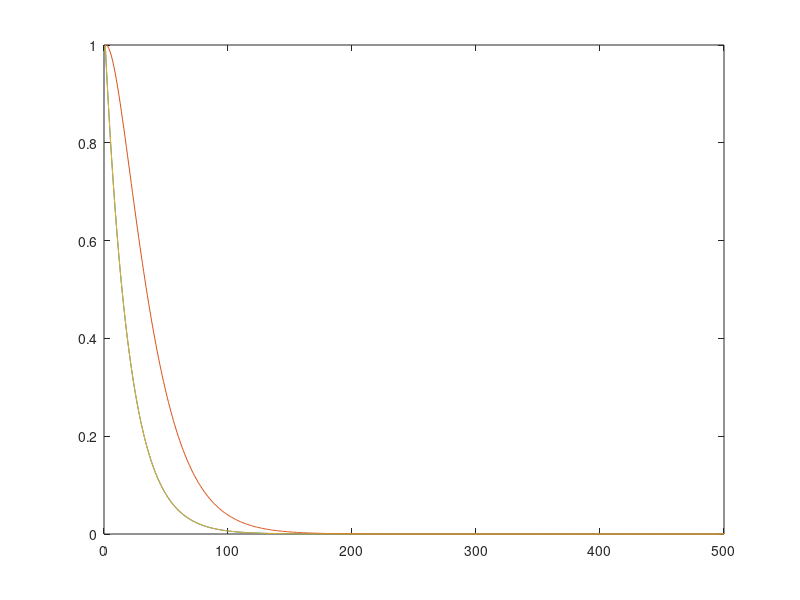

Reproduce this figure in MATLAB.
tdim = 500;
% self influence terms
A = diag([-0.05 -0.05 -0.05]);

% cross influence terms
B = zeros(3);
B(2,1) = 0.05;

% input influence terms
C = diag([0.00  0 0]);

% Implement a slow Input process into node 1 only
u = zeros(tdim,1);
u(51:200) = 1 - exp(-0.03*[0:149]);
u(201:end) = u(200)*exp(-0.01*[0:299]);


uu = [u u u]';
dt = 1;


% baseline values
x = zeros(3,tdim);
x(:,1) = 1;
%x0  = [1 1 1]';  % baseline equilibrium value;
%x0  = [0 0 0]';  % baseline equilibrium value;
for t=2:tdim
    
    
    %         % compute DCM for a simple model
    %     dx_dt =  ...
    %         A * (x(:,t-1) -x0) + ... % self-influence terms
    %         B * (x(:,t-1) -x0) + ... % cross influence terms
    %         C * u(:, t-1)  ; % external input into network 1
    %
    %     x(:,t) = x(:, t-1) + dx_dt*dt;
    
    % compute DCM for a simple model
    dx_dt =  ...
        A * (x(:,t-1) ) + ... % self-influence terms
        B * (x(:,t-1) ); %  + ... % cross influence terms
    
    x(:,t) =  x(:, t-1) + dx_dt*dt + C * uu(:, t) ; % external input into network 1
    
    
end

figure

plot(x')

dxdt = diff(x,1,2)/dt;

X = [x' u];
X = X(1:end-1,:);
Y = dxdt(1,:)';
bhat = pinv(X)* Y
